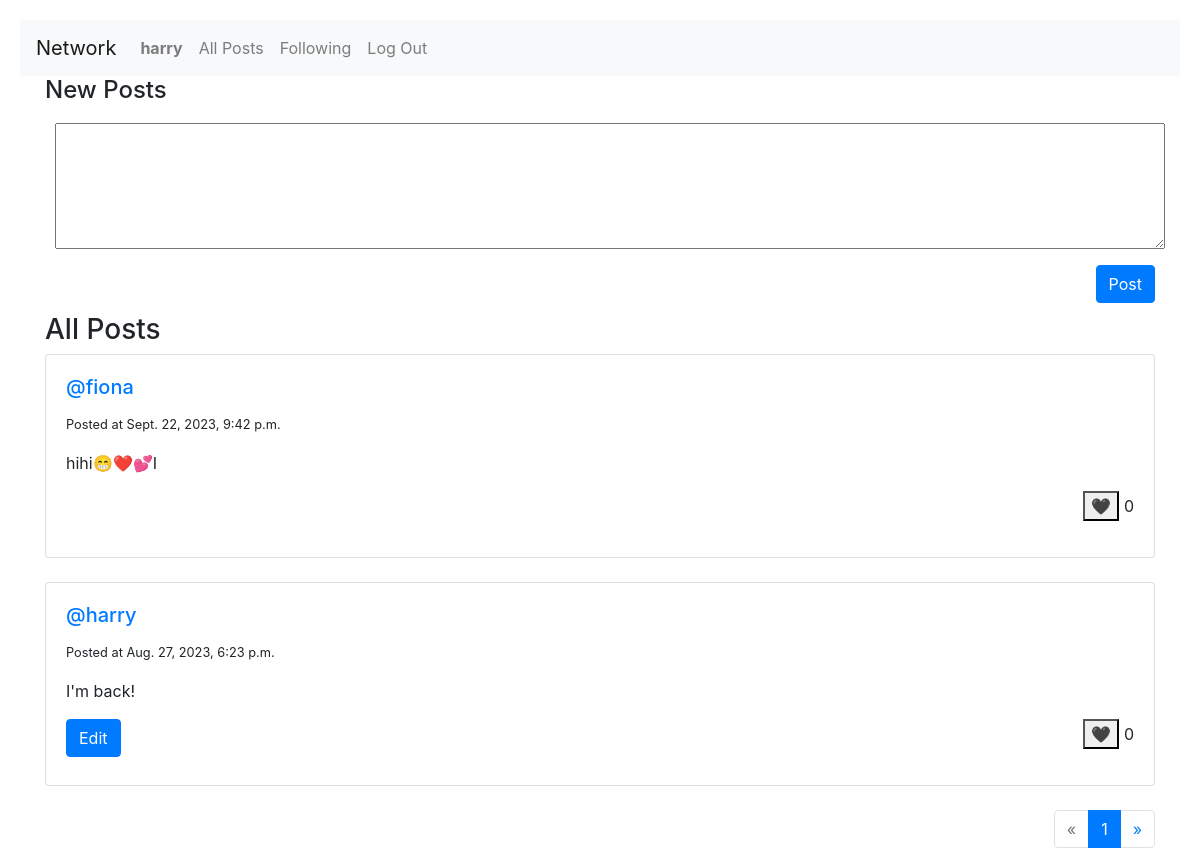
Screenshot of / (signed in) with the database file from the repository.
### network/models.py (models this page shows)
class User(AbstractUser):
    following = models.ManyToManyField('self', related_name='followers', symmetrical=False)

class Post(models.Model):
    username = models.ForeignKey('User', on_delete=models.CASCADE, related_name='posts')
    content = models.TextField()
    timestamp = models.DateTimeField(auto_now=True)
    likes = models.PositiveIntegerField(default=0)

### network/views.py (the view)
# urls.py: path("", views.index, name="index"),
def index(request):
    if request.method == 'GET':
        all_posts = Post.objects.all().order_by('timestamp').reverse()
        paginator = Paginator(all_posts, 2)  #devide all posts in 10
        page_number = request.GET.get("page")
        page_posts = paginator.get_page(page_number)
        return render(request, "network/index.html", {
            'posts': all_posts,
            'page_posts': page_posts
        })
    else:
        return HttpResponseNotAllowed(['GET'])

### network/templates/network/index.html (shortened to what this page needs)
{% extends "network/layout.html" %}
{% block body %}
    {% if user.is_authenticated %}
    <div class="container">
        <h4>New Posts</h4>
        <form action="{% url 'new_post' %}" method="post">
            <textarea name="new_post" style="width: 100%;" rows="5"></textarea>
            <button class="btn btn-primary" style="float: right;" type="submit">Post</button>
        </form>
    </div>
    {% endif %}
    <br><br>
    <div class="container">
        <h3>All Posts</h3>
        {% for post in page_posts %}
            <div class="card">
                <div class="card-body">
                    <a href="{% url 'profile' username=post.username %}">
                        <h5 class="card-title">@{{ post.username }}</h5>
                    </a>
                    <p class="card-text">
                        <small class="text-body-secondary">
                            Posted at {{ post.timestamp }}
                        </small>
                    </p>
                    <p class="card-text" id="{{ post.id }}">{{ post.content }}</p>
                    {% if request.user == post.username %}
                        <button class="btn btn-primary" name="edit_btn" data-edit="{{ post.id }}">Edit</button>
                    {% endif %}
                    <p style="float: right;"><button class="like_btn" name="like_btn" id="{{ post.id }}" data-liked="false">&#x1F5A4;</button> {{ post.likes }}</p>
                </div>
            </div>
            <br>
        {% endfor %}
        <nav aria-label="Page navigation example">
            <ul class="pagination justify-content-end">
                {% if page_posts.has_previous %}
                    <li class="page-item">
                        <a class="page-link" href="?page={{ page_posts.previous_page_number }}">
                            <span aria-hidden="true">&laquo;</span>
                        </a>
                    </li>
                {% else %}
                    <li class="page-item disabled">
                        <a class="page-link"><span aria-hidden="true">&laquo;</span></a>
                    </li>
                {% endif %}
                <li class="page-item active" aria-current="page">
                    <a class="page-link">{{ page_posts.number }}</a>
                </li>
                {% if page_posts.has_next %}
                    <li class="page-item">
                        <a class="page-link" href="?page={{ page_posts.next_page_number }}">
                            <span aria-hidden="true">&raquo;</span>
                        </a>
                    </li>
                {% else %}
                    <li class="page-item disabled">
                        <a class="page-link"><span aria-hidden="true">&raquo;</span></a>
                    </li>
                {% endif %}
            </ul>
        </nav>
    </div>
{% endblock %}

### network/templates/network/layout.html (shortened to what this page needs)
{% load static %}
<!DOCTYPE html>
<html lang="en">
    <head>
        <link rel="stylesheet" href="https://stackpath.bootstrapcdn.com/bootstrap/4.4.1/css/bootstrap.min.css">
        <link href="{% static 'network/styles.css' %}" rel="stylesheet">
    </head>
    <body>
        <nav class="navbar navbar-expand-lg navbar-light bg-light">
            <a class="navbar-brand" href="#">Network</a>
            <div>
              <ul class="navbar-nav mr-auto">
                {% if user.is_authenticated %}
                    <li class="nav-item">
                        <a class="nav-link" href="#"><strong>{{ user.username }}</strong></a>
                    </li>
                {% endif %}
                <li class="nav-item">
                  <a class="nav-link" href="{% url 'index' %}">All Posts</a>
                </li>
                {% if user.is_authenticated %}
                    <li class="nav-item">
                        <a class="nav-link" href="{% url 'following' %}">Following</a>
                    </li>
                    <li class="nav-item">
                        <a class="nav-link" href="{% url 'logout' %}">Log Out</a>
                    </li>
                {% endif %}
              </ul>
            </div>
        </nav>
        <div class="body">
            {% block body %}
            {% endblock %}
        </div>
    </body>
</html>

### network/static/network/styles.css (style rules this page uses)
body { margin: 20px; }
textarea { margin: 10px; }

### rows the page displays
User: username "harry"
Post: username "fiona", timestamp "Sept. 22, 2023, 9:42 p.m.", content "hihi😁❤️💕I", likes "0"
Post: username "harry", timestamp "Aug. 27, 2023, 6:23 p.m.", content "I'm back!", likes "0"

### other values shown
{{ page_posts.number }} "1"
